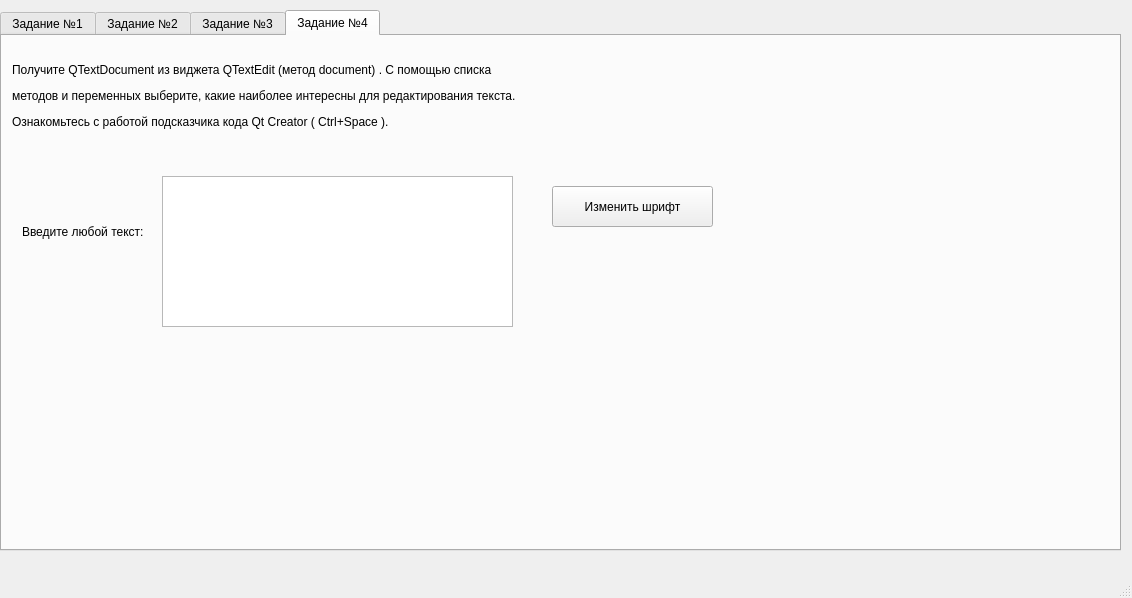
<?xml version="1.0" encoding="UTF-8"?>
<ui version="4.0">
 <class>MainWindow</class>
 <widget class="QMainWindow" name="MainWindow">
  <property name="geometry">
   <rect>
    <x>0</x>
    <y>0</y>
    <width>1132</width>
    <height>598</height>
   </rect>
  </property>
  <property name="windowTitle">
   <string>MainWindow</string>
  </property>
  <widget class="QWidget" name="centralwidget">
   <widget class="QTabWidget" name="tabWidget">
    <property name="geometry">
     <rect>
      <x>0</x>
      <y>10</y>
      <width>1121</width>
      <height>541</height>
     </rect>
    </property>
    <property name="currentIndex">
     <number>3</number>
    </property>
    <widget class="QWidget" name="tab">
     <attribute name="title">
      <string>Задание №1</string>
     </attribute>
     <widget class="QLineEdit" name="lineEdit">
      <property name="geometry">
       <rect>
        <x>32</x>
        <y>190</y>
        <width>137</width>
        <height>22</height>
       </rect>
      </property>
     </widget>
     <widget class="QLineEdit" name="lineEdit_2">
      <property name="geometry">
       <rect>
        <x>176</x>
        <y>190</y>
        <width>137</width>
        <height>22</height>
       </rect>
      </property>
     </widget>
     <widget class="QLineEdit" name="lineEdit_3">
      <property name="geometry">
       <rect>
        <x>320</x>
        <y>190</y>
        <width>137</width>
        <height>22</height>
       </rect>
      </property>
     </widget>
     <widget class="QPushButton" name="pushButton">
      <property name="geometry">
       <rect>
        <x>500</x>
        <y>190</y>
        <width>211</width>
        <height>28</height>
       </rect>
      </property>
      <property name="text">
       <string>Найти корни уравнения</string>
      </property>
     </widget>
     <widget class="QLabel" name="label">
      <property name="geometry">
       <rect>
        <x>30</x>
        <y>230</y>
        <width>441</width>
        <height>31</height>
       </rect>
      </property>
      <property name="text">
       <string>Ответ:</string>
      </property>
     </widget>
     <widget class="QLabel" name="label_task1">
      <property name="geometry">
       <rect>
        <x>30</x>
        <y>10</y>
        <width>581</width>
        <height>141</height>
       </rect>
      </property>
      <property name="text">
       <string>&lt;html&gt;&lt;head/&gt;&lt;body&gt;&lt;p&gt;Написать программу, которая будет находить корень квадратного уравнения второй степени,&lt;/p&gt;&lt;p&gt;входные данные: a, b, c. Если нахождение корня невозможно, выводить сообщение в поле&lt;/p&gt;&lt;p&gt;результата (или выводить результат в виде комплексного числа). Учитывать, что число a&lt;/p&gt;&lt;p&gt;может быть равно нулю.&lt;/p&gt;&lt;p&gt;Найти корни квадратного уравнения - &lt;span style=&quot; font-weight:600;&quot;&gt;ax&lt;/span&gt;&lt;span style=&quot; font-weight:600; vertical-align:super;&quot;&gt;2&lt;/span&gt;&lt;span style=&quot; font-weight:600;&quot;&gt; + bx + c = 0&lt;/span&gt;&lt;/p&gt;&lt;/body&gt;&lt;/html&gt;</string>
      </property>
     </widget>
     <widget class="QWidget" name="layoutWidget">
      <property name="geometry">
       <rect>
        <x>30</x>
        <y>160</y>
        <width>441</width>
        <height>18</height>
       </rect>
      </property>
      <layout class="QHBoxLayout" name="horizontalLayout">
       <item>
        <widget class="QLabel" name="label_4">
         <property name="text">
          <string>Введите значение a:</string>
         </property>
        </widget>
       </item>
       <item>
        <widget class="QLabel" name="label_5">
         <property name="text">
          <string>Введите значение b:</string>
         </property>
        </widget>
       </item>
       <item>
        <widget class="QLabel" name="label_6">
         <property name="text">
          <string>Введите значение c:</string>
         </property>
        </widget>
       </item>
      </layout>
     </widget>
    </widget>
    <widget class="QWidget" name="tab_2">
     <attribute name="title">
      <string>Задание №2</string>
     </attribute>
     <widget class="QLabel" name="label_2">
      <property name="geometry">
       <rect>
        <x>20</x>
        <y>410</y>
        <width>541</width>
        <height>41</height>
       </rect>
      </property>
      <property name="text">
       <string>Ответ:</string>
      </property>
     </widget>
     <widget class="QPushButton" name="pushButton_2">
      <property name="geometry">
       <rect>
        <x>870</x>
        <y>170</y>
        <width>201</width>
        <height>51</height>
       </rect>
      </property>
      <property name="text">
       <string>Расчитать длину</string>
      </property>
     </widget>
     <widget class="QRadioButton" name="radioButton">
      <property name="geometry">
       <rect>
        <x>850</x>
        <y>300</y>
        <width>241</width>
        <height>41</height>
       </rect>
      </property>
      <property name="text">
       <string>Задать значение угла в градусах</string>
      </property>
     </widget>
     <widget class="QLabel" name="label_pic">
      <property name="enabled">
       <bool>true</bool>
      </property>
      <property name="geometry">
       <rect>
        <x>20</x>
        <y>130</y>
        <width>521</width>
        <height>291</height>
       </rect>
      </property>
      <property name="mouseTracking">
       <bool>true</bool>
      </property>
      <property name="focusPolicy">
       <enum>Qt::NoFocus</enum>
      </property>
      <property name="autoFillBackground">
       <bool>true</bool>
      </property>
      <property name="text">
       <string/>
      </property>
      <property name="pixmap">
       <pixmap>img/tre.PNG</pixmap>
      </property>
      <property name="textInteractionFlags">
       <set>Qt::LinksAccessibleByMouse</set>
      </property>
     </widget>
     <widget class="QLabel" name="label_task1_2">
      <property name="geometry">
       <rect>
        <x>20</x>
        <y>20</y>
        <width>561</width>
        <height>121</height>
       </rect>
      </property>
      <property name="text">
       <string>&lt;html&gt;&lt;head/&gt;&lt;body&gt;&lt;p&gt;Расчет стороны треугольника по двум сторонам и углом между ними. Дополнительно:&lt;/p&gt;&lt;p&gt;добавить переключатель из QRadioButton для выбора единиц, в каких указан угол: градусах&lt;/p&gt;&lt;p&gt;или радианах. Формулу для расчета можно найти по ссылке:&lt;/p&gt;&lt;p&gt;https://www-formula.ru/2011-10-09-11-08-41.&lt;/p&gt;&lt;/body&gt;&lt;/html&gt;</string>
      </property>
     </widget>
     <widget class="QWidget" name="layoutWidget">
      <property name="geometry">
       <rect>
        <x>690</x>
        <y>150</y>
        <width>131</width>
        <height>251</height>
       </rect>
      </property>
      <layout class="QVBoxLayout" name="verticalLayout">
       <item>
        <widget class="QLineEdit" name="lineEdit_4"/>
       </item>
       <item>
        <widget class="QLineEdit" name="lineEdit_5"/>
       </item>
       <item>
        <widget class="QLineEdit" name="lineEdit_6"/>
       </item>
       <item>
        <widget class="QLineEdit" name="lineEdit_7"/>
       </item>
       <item>
        <widget class="QLineEdit" name="lineEdit_8"/>
       </item>
       <item>
        <widget class="QLineEdit" name="lineEdit_9"/>
       </item>
      </layout>
     </widget>
     <widget class="QWidget" name="layoutWidget">
      <property name="geometry">
       <rect>
        <x>560</x>
        <y>150</y>
        <width>131</width>
        <height>251</height>
       </rect>
      </property>
      <layout class="QVBoxLayout" name="verticalLayout_2">
       <item>
        <widget class="QLabel" name="label_A_2">
         <property name="text">
          <string>Введите значение a:</string>
         </property>
        </widget>
       </item>
       <item>
        <widget class="QLabel" name="label_A_3">
         <property name="text">
          <string>Введите значение b:</string>
         </property>
        </widget>
       </item>
       <item>
        <widget class="QLabel" name="label_A_4">
         <property name="font">
          <font>
           <italic>false</italic>
          </font>
         </property>
         <property name="text">
          <string>Введите значение c:</string>
         </property>
        </widget>
       </item>
       <item>
        <widget class="QLabel" name="label_A_5">
         <property name="text">
          <string>Введите значение α:</string>
         </property>
        </widget>
       </item>
       <item>
        <widget class="QLabel" name="label_A_7">
         <property name="font">
          <font>
           <italic>false</italic>
          </font>
         </property>
         <property name="text">
          <string>Введите значение β:</string>
         </property>
        </widget>
       </item>
       <item>
        <widget class="QLabel" name="label_A_6">
         <property name="text">
          <string>Введите значение y:</string>
         </property>
        </widget>
       </item>
      </layout>
     </widget>
    </widget>
    <widget class="QWidget" name="tab_3">
     <attribute name="title">
      <string>Задание №3</string>
     </attribute>
     <widget class="QPlainTextEdit" name="plainTextEdit">
      <property name="geometry">
       <rect>
        <x>20</x>
        <y>110</y>
        <width>231</width>
        <height>141</height>
       </rect>
      </property>
     </widget>
     <widget class="QTextEdit" name="textEdit">
      <property name="geometry">
       <rect>
        <x>420</x>
        <y>110</y>
        <width>231</width>
        <height>141</height>
       </rect>
      </property>
     </widget>
     <widget class="QLabel" name="label_task1_3">
      <property name="geometry">
       <rect>
        <x>30</x>
        <y>10</y>
        <width>701</width>
        <height>91</height>
       </rect>
      </property>
      <property name="text">
       <string>&lt;html&gt;&lt;head/&gt;&lt;body&gt;&lt;p&gt;*Создать программу, разместить на поле виджет QPlainTextEdit. Добавить кнопки: для&lt;/p&gt;&lt;p&gt;добавления фиксированной строки, замены на готовый текст. Разместить QTextEdit. Через&lt;/p&gt;&lt;p&gt;метод setHtml(QString) установите текст произвольного html-кода, например &amp;lt;font color='red'&amp;gt;Hello&amp;lt;/font&amp;gt;.&lt;/p&gt;&lt;/body&gt;&lt;/html&gt;</string>
      </property>
     </widget>
     <widget class="QWidget" name="layoutWidget">
      <property name="geometry">
       <rect>
        <x>270</x>
        <y>120</y>
        <width>141</width>
        <height>111</height>
       </rect>
      </property>
      <layout class="QVBoxLayout" name="verticalLayout_3">
       <item>
        <widget class="QPushButton" name="pushButton_3">
         <property name="text">
          <string>Добавить строку</string>
         </property>
        </widget>
       </item>
       <item>
        <widget class="QPushButton" name="pushButton_4">
         <property name="text">
          <string>Готовый текст</string>
         </property>
        </widget>
       </item>
      </layout>
     </widget>
    </widget>
    <widget class="QWidget" name="tab_4">
     <attribute name="title">
      <string>Задание №4</string>
     </attribute>
     <widget class="QLabel" name="label_task1_4">
      <property name="geometry">
       <rect>
        <x>10</x>
        <y>10</y>
        <width>591</width>
        <height>101</height>
       </rect>
      </property>
      <property name="text">
       <string>&lt;html&gt;&lt;head/&gt;&lt;body&gt;&lt;p&gt;Получите QTextDocument из виджета QTextEdit (метод document) . С помощью списка&lt;/p&gt;&lt;p&gt;методов и переменных выберите, какие наиболее интересны для редактирования текста.&lt;/p&gt;&lt;p&gt;Ознакомьтесь с работой подсказчика кода Qt Creator ( Ctrl+Space ).&lt;/p&gt;&lt;/body&gt;&lt;/html&gt;</string>
      </property>
     </widget>
     <widget class="QLabel" name="label_3">
      <property name="geometry">
       <rect>
        <x>20</x>
        <y>180</y>
        <width>141</width>
        <height>31</height>
       </rect>
      </property>
      <property name="text">
       <string>Введите любой текст:</string>
      </property>
     </widget>
     <widget class="QTextEdit" name="textEdit_2">
      <property name="geometry">
       <rect>
        <x>160</x>
        <y>140</y>
        <width>351</width>
        <height>151</height>
       </rect>
      </property>
     </widget>
     <widget class="QPushButton" name="pushButton_5">
      <property name="geometry">
       <rect>
        <x>550</x>
        <y>150</y>
        <width>161</width>
        <height>41</height>
       </rect>
      </property>
      <property name="text">
       <string>Изменить шрифт</string>
      </property>
     </widget>
    </widget>
   </widget>
  </widget>
  <widget class="QMenuBar" name="menubar">
   <property name="geometry">
    <rect>
     <x>0</x>
     <y>0</y>
     <width>1132</width>
     <height>26</height>
    </rect>
   </property>
  </widget>
  <widget class="QStatusBar" name="statusbar"/>
 </widget>
 <resources/>
 <connections/>
</ui>
